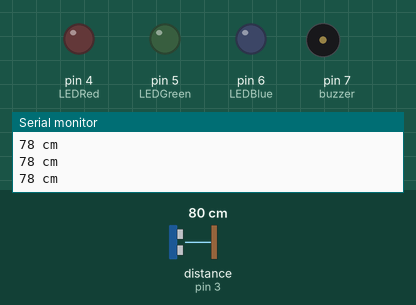
Recording of a sketch running on a simulated Arduino Uno, built with avr-gcc and run on an emulated ATmega328P. Parts: output pins drawn as LEDs (lit = HIGH), buzzer (waves = sounding), the last lines printed to the serial monitor. Wiring (inferred from the names in the program): ultrasonic range finder: trigger pin 2; echo pin 3. Inputs (shaded band) come from the test bench; at power-on: distance to the obstacle (sensor on pin 3) 80 cm. The echo pulse lasts 58.3 µs per cm; pins used as bus, display or sensor lines are not drawn.

Above: at 1.2 s.
1.3 s: distance to the obstacle (sensor on pin 3) set to 55 cm
2.8 s: distance to the obstacle (sensor on pin 3) set to 46 cm
At 4.1 s:
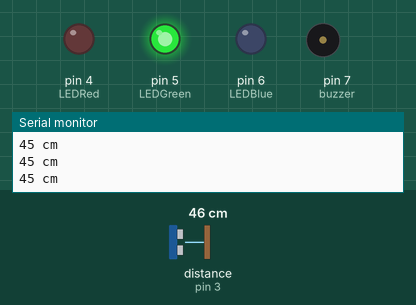
4.5 s: distance to the obstacle (sensor on pin 3) set to 24 cm
6.0 s: distance to the obstacle (sensor on pin 3) set to 19 cm
At 7.2 s:
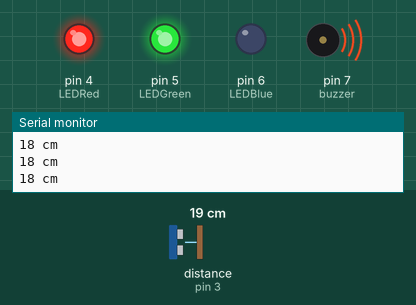
7.5 s: distance to the obstacle (sensor on pin 3) set to 35 cm
At 8.7 s:
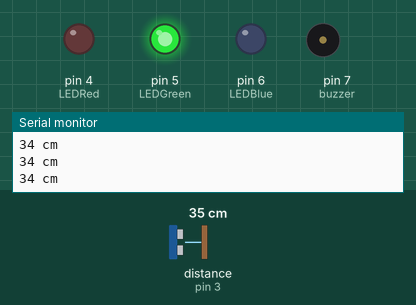
9.0 s: distance to the obstacle (sensor on pin 3) set to 2 cm
At 10.5 s:
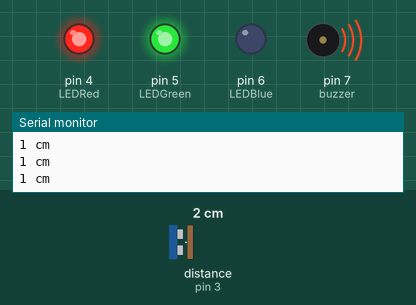
Timing chart, 0 to 11.5 s (numbered marks = the images above; inputs shaded):
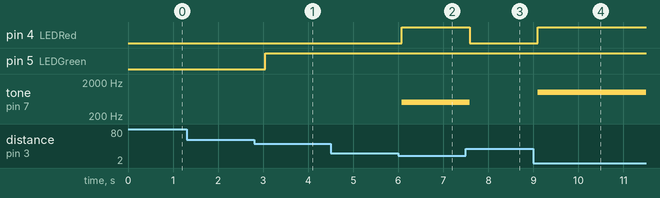

Measured:
- the behaviour switches between 52 and 51 cm on distance to the obstacle (sensor on pin 3) (found by bisection; images 0 and 1)
- the behaviour switches between 22 and 21 cm on distance to the obstacle (sensor on pin 3) (found by bisection; images 1 and 2)
- after the input at 2.8 s, pin 5 (LEDGreen): LOW → HIGH after 0.25 s
- after the input at 6.0 s, pin 4 (LEDRed): LOW → HIGH after 0.08 s; tone on pin 7 (buzzer): silent → 500 Hz after 0.08 s
- after the input at 7.5 s, pin 4 (LEDRed): HIGH → LOW after 0.09 s; tone on pin 7 (buzzer): 500 Hz → silent after 0.09 s
- after the input at 9.0 s, pin 4 (LEDRed): LOW → HIGH after 0.10 s; tone on pin 7 (buzzer): silent → 1000 Hz after 0.10 s

The sketch:

Ultrasonic_Car_Cam_Science_Fair.ino
```cpp
const int trigPin = 2;
const int echoPin = 3;
const int LEDRed = 4;
const int LEDGreen = 5;
const int LEDBlue = 6;
const int buzzer = 7;
int sound = 500;

void setup() {
Serial.begin (9600);
pinMode(trigPin, OUTPUT);
pinMode(echoPin, INPUT);
pinMode(LEDRed, OUTPUT);
pinMode(LEDGreen, OUTPUT);
pinMode(LEDBlue, OUTPUT);
pinMode(buzzer, OUTPUT);
}
void loop() {
long durationindigit, distanceincm;
digitalWrite(trigPin, LOW);
delayMicroseconds(2);
digitalWrite(trigPin, HIGH);
delayMicroseconds(10);
digitalWrite(trigPin, LOW);
durationindigit = pulseIn(echoPin, HIGH);
distanceincm = (durationindigit * 0.034) / 2;

if (distanceincm > 50) {
digitalWrite(LEDBlue, LOW);
digitalWrite(LEDGreen, LOW);
digitalWrite(LEDRed, LOW);
noTone(buzzer);
}
else if (distanceincm <= 50 && distanceincm > 20) {
digitalWrite(LEDGreen, HIGH);
digitalWrite(LEDBlue, LOW);
digitalWrite(LEDRed, LOW);
noTone(buzzer);
}
else if (distanceincm <= 20 && distanceincm > 10) {
digitalWrite(LEDBlue, LOW);
digitalWrite(LEDGreen, HIGH);
digitalWrite(LEDRed, HIGH);
tone(buzzer, 500);
}

else if (distanceincm <= 10) {
tone(buzzer, 1000);
digitalWrite(LEDRed, HIGH);

}

Serial.print(distanceincm);
Serial.println(" cm");

delay(300);
}
```
